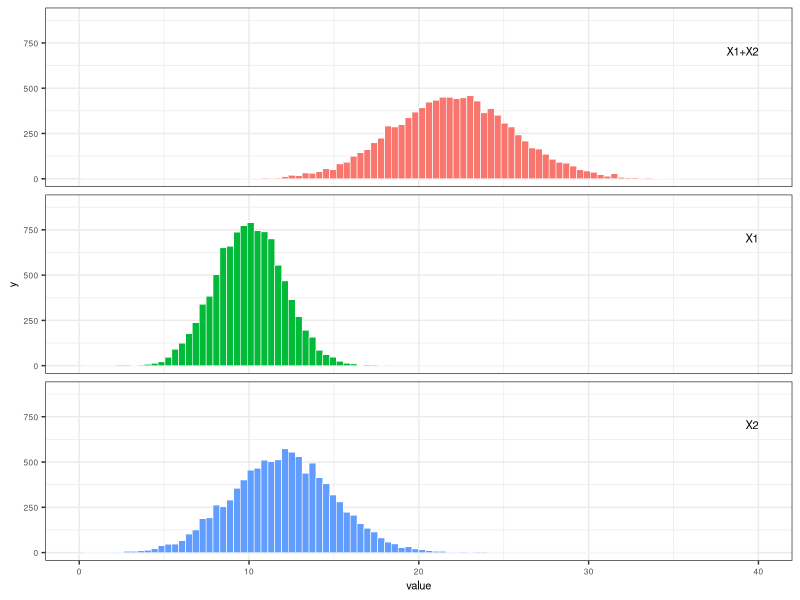
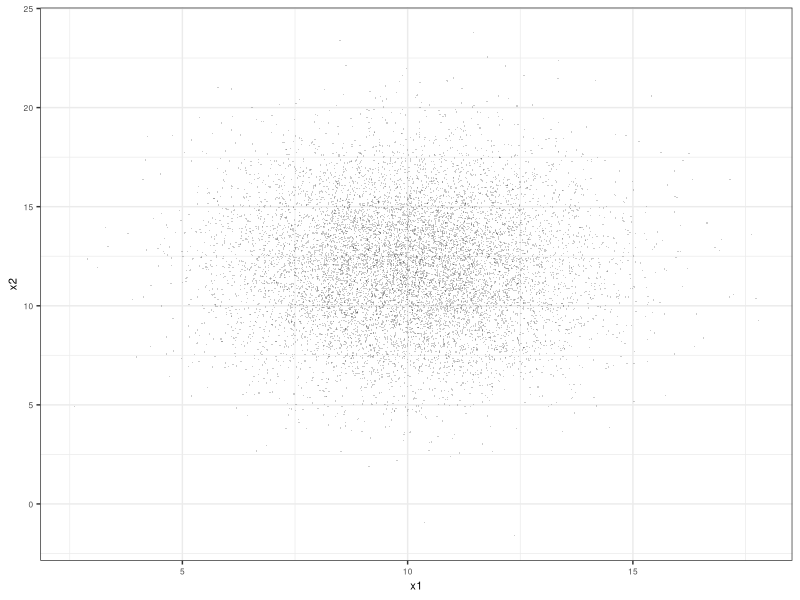
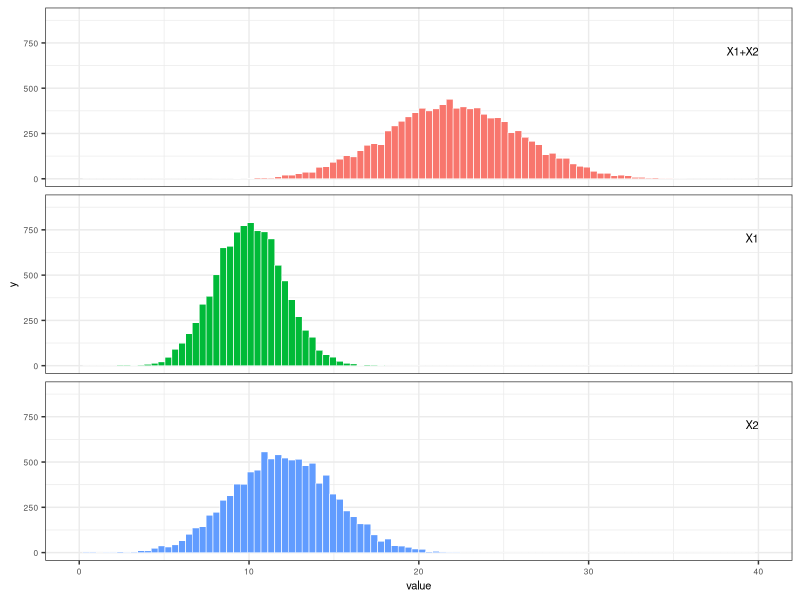
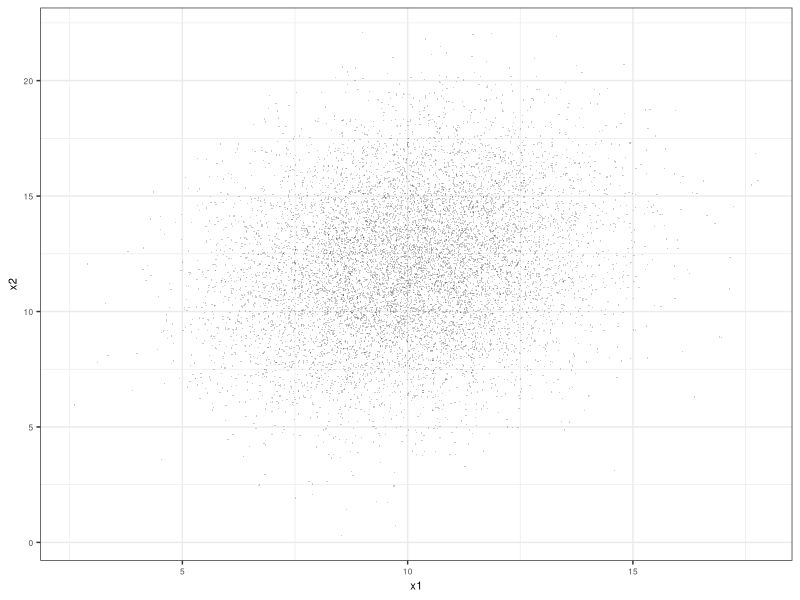
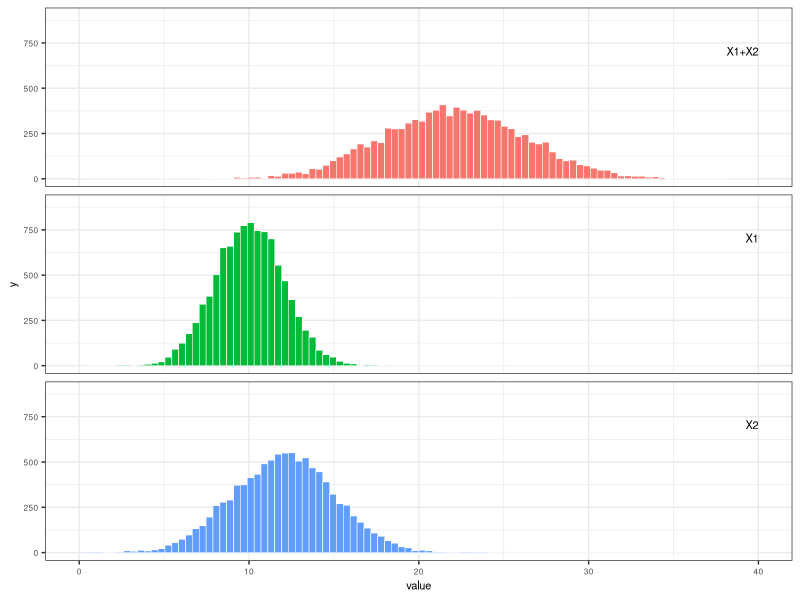
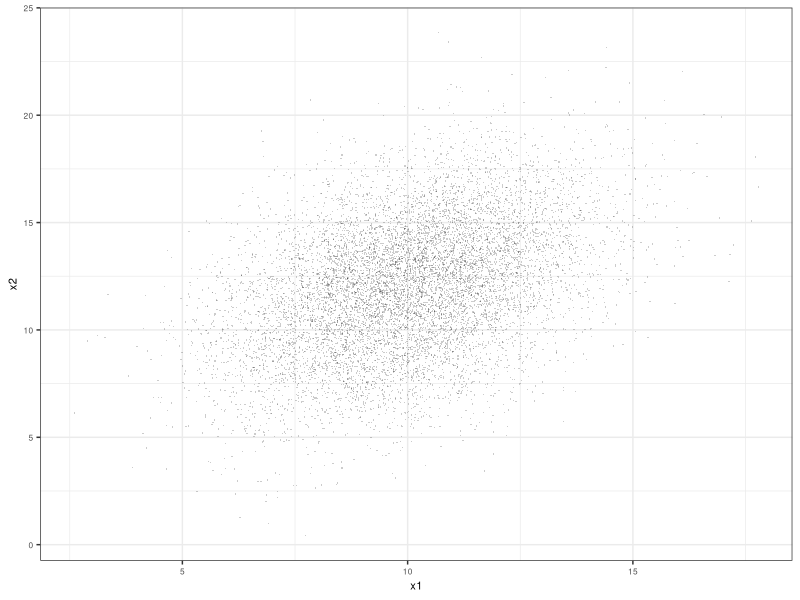
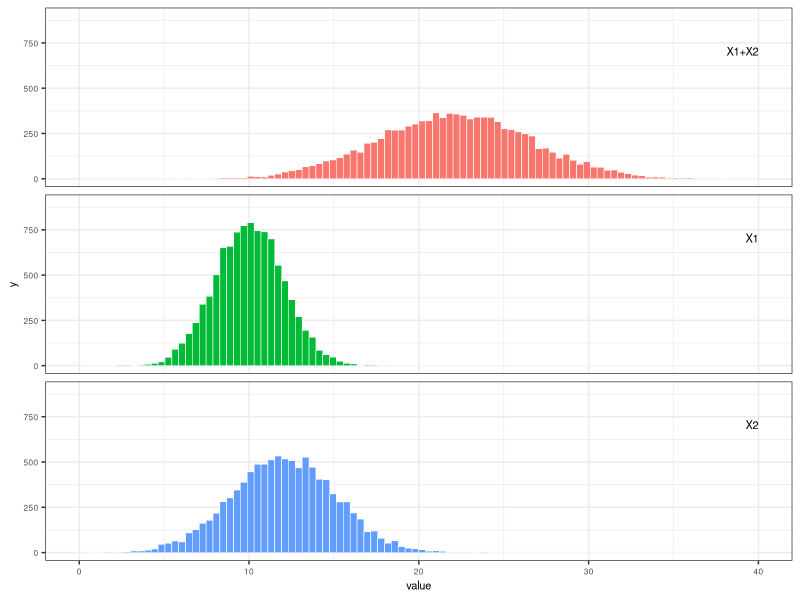
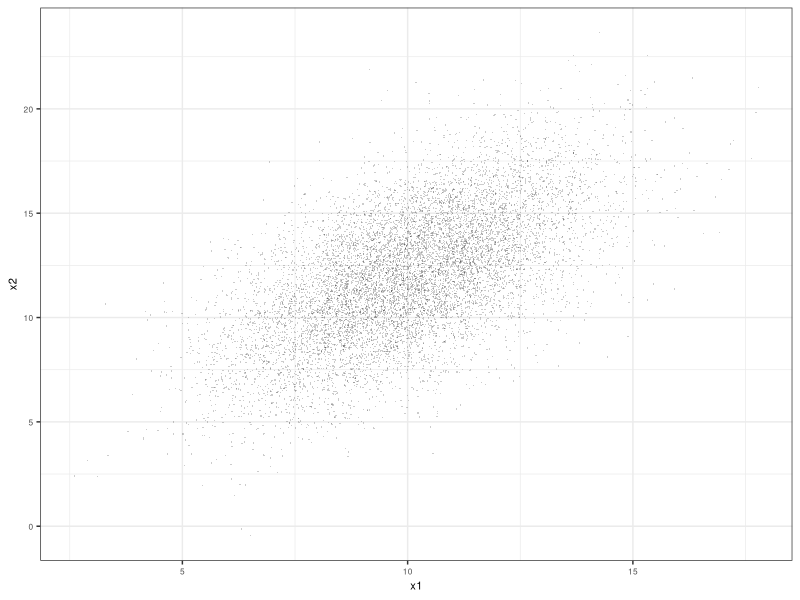

The R script that drew these images, in order:
###############################################################################
# Demo 2 showing how the variance of the sum of two random variables
# responds to covariance between the two random variables. This is 
# demonstrated with simulated data.
#
# Variables are named to follow  y = x1 + x2 where all are random variables.
# Variable z is a precursor random variable used to create x2.
#
# September 2026
###############################################################################

library(tidyr)
library(dplyr)
library(ggplot2)
library(stringr)


###############################################################################
# set parameters
###############################################################################
N <- 10000    # size of x1 and x2 simulated vectors 

# parameters for normal distributions for freq. distributions of x1 and x2
x1_mean <- 10 
x1_stdev <- 2

x2_mean <- 12
x2_stdev <- 3

# correlation values to create range of covariance between x1 and x2 
corr_target_vals <- c(0.0, 0.2, 0.4, 0.6, 0.8, 1.0)



###############################################################################
#  create data frame with N rows and n columns (n=length(corr_target_vals) +1)
#  with structure:
#    col 1: values of random variable x1 
#    col 2: random variates x2 with corr_vals[1] correlation with x2
#    col 3: random variates x2 with corr_vals[2] correlation with x2
#    col 4: random variates x2 with corr_vals[3] correlation with x2
#    .....
#    col n: random variates x2 with corr_vals[n] correlation with x2
###############################################################################

# first make data frame of same dimensions [N, n] with columns of independent
# standard normal random variates. Col 1 is std normal version of x1.
# Cols 2:n are all instances of z, the precursor to x2, which is also 
# standard normal.
nrows <- N
ncols <- length(corr_target_vals) + 1
data1 <- as.data.frame(matrix(rnorm(nrows*ncols), nrow=nrows, ncol=ncols))

# Transform the z columns to standard normal versions of x2 with specified
# correlation with x1
data2 <- data1
for (icol in seq(2,ncols)) {
 target_corr <- corr_target_vals[icol - 1]
 data2[,icol] <- data2[,1]*target_corr + sqrt(1 - target_corr^2) * data2[,icol]
}

# Scale col 1 using x1 parameters, cols 2:n using x2 parameters
data3 <- data2 
data3[,1] <- x1_mean + data2[,1]*x1_stdev
for (icol in seq(2,ncols)) {
  data3[,icol] <- x2_mean + data2[,icol] * x2_stdev
}

# create meaningful column names
df_names <- character(ncols)
df_names[1] <- "x1"
for (icol in seq(2,ncols)) {
 icorr <- corr_target_vals[icol - 1]
 corr_str <- sprintf("%.1f", icorr)
 suffix <- str_remove(corr_str, "\\.")
 x2name <- str_c("x2", suffix, sep="_")
 df_names[icol] <- x2name 
}
names(data3) <- df_names  


###############################################################################
#  get x1-x2 correlations
###############################################################################
corr_vals <- cor(data3[,1], data3[,2:7], use = "pairwise.complete.obs")



###############################################################################
# calc x1+x2 sums, population variances, covariances
# covariance(x,y) = correlation(x,y) / (stdev(x) * stdev(y))
###############################################################################
for (icol in seq(2,ncols)) {
  colname <- str_c("sum_",names(data3)[icol])
  data3[[colname]] <- data3[,1] + data3[,icol]
}
var_diff_df <- data.frame(col_vars <- sapply(data3, var))
var_diff_df <- var_diff_df %>%
  mutate(var_diff_PC = (col_vars - col_vars[8])/col_vars[8],
         col_stdev = sqrt(col_vars),
         sd_diff_PC = (col_stdev - col_stdev[8])/col_stdev[9])

cov_vals <- corr_vals * sqrt(col_vars[2:ncols] * col_vars[1])



###############################################################################
#  graph panels - x1-x2 xy scatter plot, freq. histograms of x1, x2, x1+x2 
###############################################################################
# make tidy
data_tidy <- data3 |>
  pivot_longer(cols=everything(), cols_vary="slowest", names_to="variable",
               values_to="value") |>
  mutate(target_correlation = ifelse(str_detect(variable, "_"),
                                     as.numeric(str_extract(variable,"[^_]+$"))/10,
                                     9999),
         data_category = case_when(
           str_detect(variable,"x1") ~ "x1",
           str_detect(variable,"sum") ~ "sum",
           str_detect(variable,"x2") ~ "x2"
         ),
         data_category_fct = factor(data_category,
                                    levels = c("sum","x1","x2"))
         )

# loop through correlation levels
for (icorr in corr_target_vals) {
  # filter for records with icorr correlation or 9999 which are x1 records
  data_filt <- data_tidy |> filter(target_correlation == icorr |
                                   target_correlation == 9999.0)
  
  # make 3 stacked graph panels for freq. histograms of x1, x2, x1+x2
  label_var_data <- data.frame(
    data_category_fct = factor(c("sum","x1","x2"), levels = c("sum","x1","x2")),
    x = 40,
    y = 730,
    label = c("X1+X2","X1","X2")
  )
  
  p3 <- ggplot(data = data_filt, mapping = aes(x=value, fill=data_category_fct)) +
    geom_histogram(bins=100, color="white", linewidth=0.2) +
    facet_wrap(vars(data_category_fct), ncol=1) +
    geom_text(data=label_var_data, mapping=aes(x=x, y=y, label=label),
              hjust=1, vjust=1, inherit.aes=FALSE, size=8, size.unit="pt") +
    theme_bw() +
    theme(
      legend.position = "none",
      axis.text = element_text(size=6),
      axis.title = element_text(size=8),
      strip.text = element_blank()
    ) +
    scale_x_continuous(limits=c(0,40)) +
    scale_y_continuous(limits=c(0,900))
  
  filename <- str_c("output_graphs/demo2_",sprintf("%.1f", icorr),".png")
  ggsave(file=filename, width=2.5, height=2, units="in")
  
  # make x1-x2 scatter plot
  data_filt_wide <- data_filt %>%
     filter(data_category_fct != "sum") %>%
     select(-target_correlation, -data_category, -variable) %>%
     group_by(data_category_fct) %>%
     mutate(obsID = row_number()) %>%
     ungroup() %>%
     pivot_wider(id_cols=obsID, names_from=data_category_fct, values_from=value)
  pscatter <- ggplot(data_filt_wide, mapping=aes(x=x1, y=x2)) +
    geom_point(size=0.5, alpha=0.2, stroke=0, fill="gray30") +
    theme_bw() +
    theme(
      axis.text = element_text(size=6),
      axis.title = element_text(size=8),
      strip.text = element_blank()
    )
  filename2 <- str_c("output_graphs/demo2_scatter_",sprintf("%.1f", icorr),".png")
  ggsave(file=filename2, width=1.5, height=1.5, units="in")
  
}
